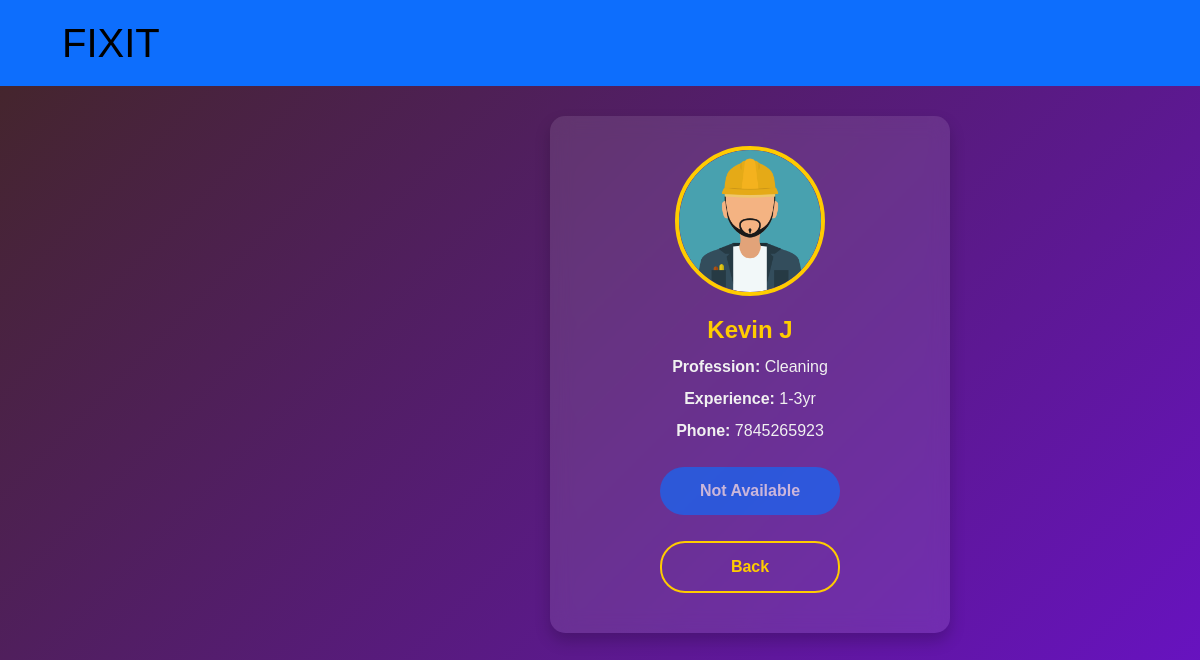
/worker/12/, run on an earlier commit of the app's database.
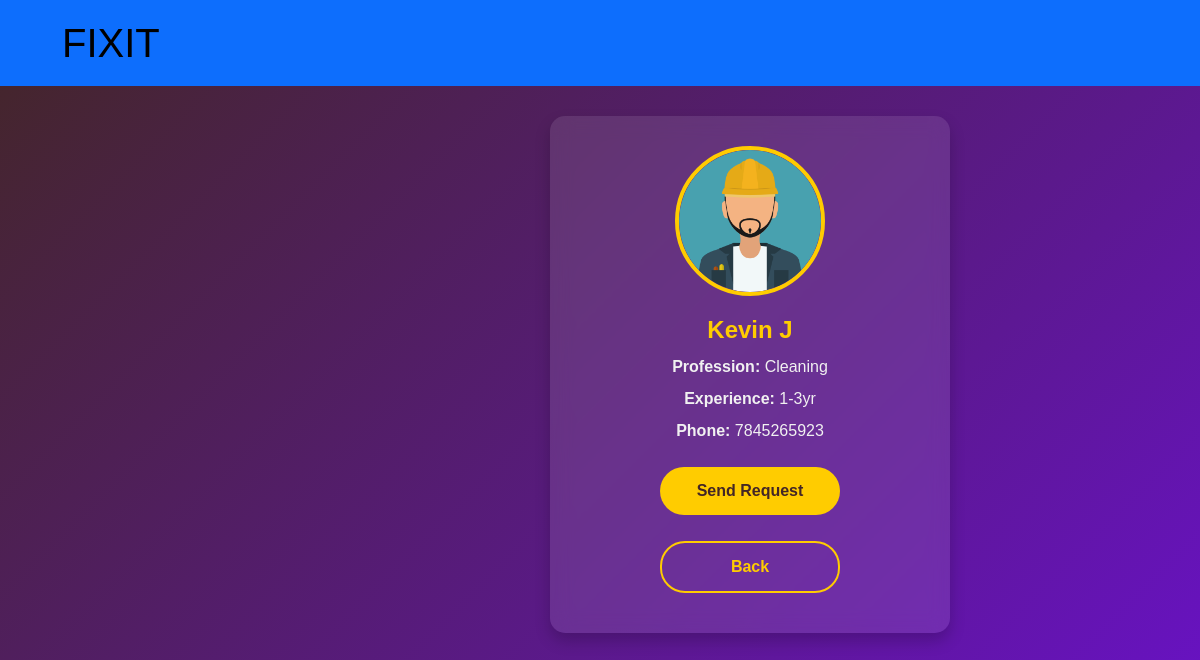
And on a later commit of the database.
### mainapp/views.py (the view)
# urls.py: path('worker/<int:worker_id>/', views.view_worker, name='view_worker'),
def view_worker(request, worker_id):
    worker = get_object_or_404(Worker, id=worker_id)
    return render(request, 'view_worker.html', {'worker': worker})

### mainapp/templates/view_worker.html (shortened to what this page needs)
{% load static %}
<!DOCTYPE html>
<html lang="en">
<head>
    <link href="https://cdn.jsdelivr.net/npm/bootstrap@5.3.3/dist/css/bootstrap.min.css" rel="stylesheet">
    <link rel="stylesheet" href="{% static 'css/style.css' %}">
</head>
<body>
    <nav class="navbar navbar-expand-lg navbar-light bg-primary" style=" width: 100%;">
        <div class="container-fluid">
          <a class="navbar-brand" href="#" style="font-size:40px; font-family: 'Franklin Gothic Medium', 'Arial Narrow', Arial, sans-serif; margin-left: 50px;" data-bs-toggle="offcanvas" data-bs-target="#staticBackdrop" aria-controls="staticBackdrop">FIXIT</a>
    </div>
  </nav>
  <div class="worker-container">
    <img src="{% if worker.gender == 'Male' %}
    {% static 'images/190691.png' %}
{% elif worker.gender == 'Female' %}
    {% static 'images/female_avatarjpg.jpg' %}
{% else %}
    {% static 'images/190691.png' %}
{% endif %}"
alt="Worker Image" class="worker-img">
    <h2 class="worker-name">{{ worker.first_name }} {{ worker.last_name }}</h2>
    <p class="worker-info"><strong>Profession:</strong> {{ worker.profession }}</p>
    <p class="worker-info"><strong>Experience:</strong> {{ worker.experience }} </p>
    <p class="worker-info"><strong>Phone:</strong> {{ worker.phone }}</p>
{% if worker.status %}
    <a href="{% url 'send_request' worker.id %}" class="btn btn-primary mt-3">Send Request</a>
{% else %}
    <button class="btn btn-primary mt-3" disabled>Not Available</button>
{% endif %}
    <a href="{% url 'user_dashboard' %}" class="btn btn-secondary mt-3">Back</a>
</div>
</body>
</html>

What changed in the data, as far as the page shows it:
changed Worker "Kevin": status False → True (drawn)
Also different on the page:
text no longer shown: "Not Available"
text now shown: "Send Request"
